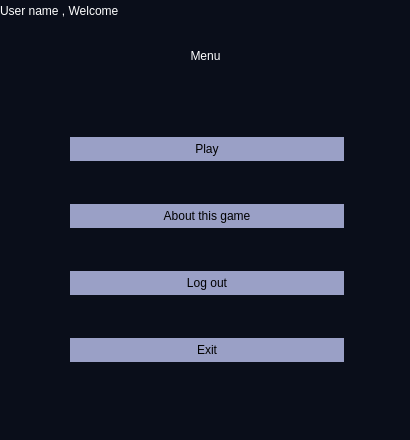
<?xml version="1.0" encoding="UTF-8"?>
<ui version="4.0">
 <class>Menu</class>
 <widget class="QMainWindow" name="Menu">
  <property name="geometry">
   <rect>
    <x>0</x>
    <y>0</y>
    <width>410</width>
    <height>440</height>
   </rect>
  </property>
  <property name="minimumSize">
   <size>
    <width>410</width>
    <height>440</height>
   </size>
  </property>
  <property name="maximumSize">
   <size>
    <width>410</width>
    <height>440</height>
   </size>
  </property>
  <property name="windowTitle">
   <string>MainWindow</string>
  </property>
  <property name="styleSheet">
   <string notr="true">background-color: #0a0e1a;



</string>
  </property>
  <widget class="QWidget" name="centralwidget">
   <widget class="QLabel" name="label">
    <property name="geometry">
     <rect>
      <x>0</x>
      <y>30</y>
      <width>411</width>
      <height>51</height>
     </rect>
    </property>
    <property name="styleSheet">
     <string notr="true">color : rgb(255, 255, 255);
font:  30pt &quot;Rockwell Extra Bold&quot;;
</string>
    </property>
    <property name="text">
     <string>Menu</string>
    </property>
    <property name="alignment">
     <set>Qt::AlignCenter</set>
    </property>
   </widget>
   <widget class="QWidget" name="gridLayoutWidget">
    <property name="geometry">
     <rect>
      <x>70</x>
      <y>100</y>
      <width>274</width>
      <height>301</height>
     </rect>
    </property>
    <layout class="QGridLayout" name="gridLayout">
     <item row="1" column="0">
      <widget class="QPushButton" name="SolvedTablesBtn">
       <property name="cursor">
        <cursorShape>PointingHandCursor</cursorShape>
       </property>
       <property name="styleSheet">
        <string notr="true">font:  20pt &quot;Rockwell Extra Bold&quot;;
background-color : #9aa0c6;
color : rgb(0, 0, 0);
padding : 5px;
border-radius : 15px;</string>
       </property>
       <property name="text">
        <string>About this game</string>
       </property>
      </widget>
     </item>
     <item row="2" column="0">
      <widget class="QPushButton" name="LogOutBtn">
       <property name="cursor">
        <cursorShape>PointingHandCursor</cursorShape>
       </property>
       <property name="styleSheet">
        <string notr="true">font:  20pt &quot;Rockwell Extra Bold&quot;;
background-color : #9aa0c6;
color : rgb(0, 0, 0);
padding : 5px;
border-radius : 15px;</string>
       </property>
       <property name="text">
        <string>Log out</string>
       </property>
      </widget>
     </item>
     <item row="0" column="0">
      <widget class="QPushButton" name="PlayBtn">
       <property name="cursor">
        <cursorShape>PointingHandCursor</cursorShape>
       </property>
       <property name="styleSheet">
        <string notr="true">font:  20pt &quot;Rockwell Extra Bold&quot;;
background-color : #9aa0c6;
color : rgb(0, 0, 0);
padding : 5px;
border-radius : 15px;</string>
       </property>
       <property name="text">
        <string>Play</string>
       </property>
      </widget>
     </item>
     <item row="3" column="0">
      <widget class="QPushButton" name="ExitBtn">
       <property name="cursor">
        <cursorShape>PointingHandCursor</cursorShape>
       </property>
       <property name="styleSheet">
        <string notr="true">font:  20pt &quot;Rockwell Extra Bold&quot;;
background-color : #9aa0c6;
color : rgb(0, 0, 0);
padding : 5px;
border-radius : 15px;</string>
       </property>
       <property name="text">
        <string>Exit</string>
       </property>
      </widget>
     </item>
    </layout>
   </widget>
   <widget class="QLabel" name="WelcomeLB">
    <property name="geometry">
     <rect>
      <x>0</x>
      <y>0</y>
      <width>181</width>
      <height>21</height>
     </rect>
    </property>
    <property name="styleSheet">
     <string notr="true">color : rgb(255, 255, 255);
font:  8pt &quot;Rockwell Extra Bold&quot;;
</string>
    </property>
    <property name="text">
     <string>User name , Welcome</string>
    </property>
    <property name="alignment">
     <set>Qt::AlignLeading|Qt::AlignLeft|Qt::AlignVCenter</set>
    </property>
   </widget>
  </widget>
  <widget class="QMenuBar" name="menubar">
   <property name="geometry">
    <rect>
     <x>0</x>
     <y>0</y>
     <width>410</width>
     <height>20</height>
    </rect>
   </property>
  </widget>
  <widget class="QStatusBar" name="statusbar"/>
 </widget>
 <resources/>
 <connections/>
</ui>
